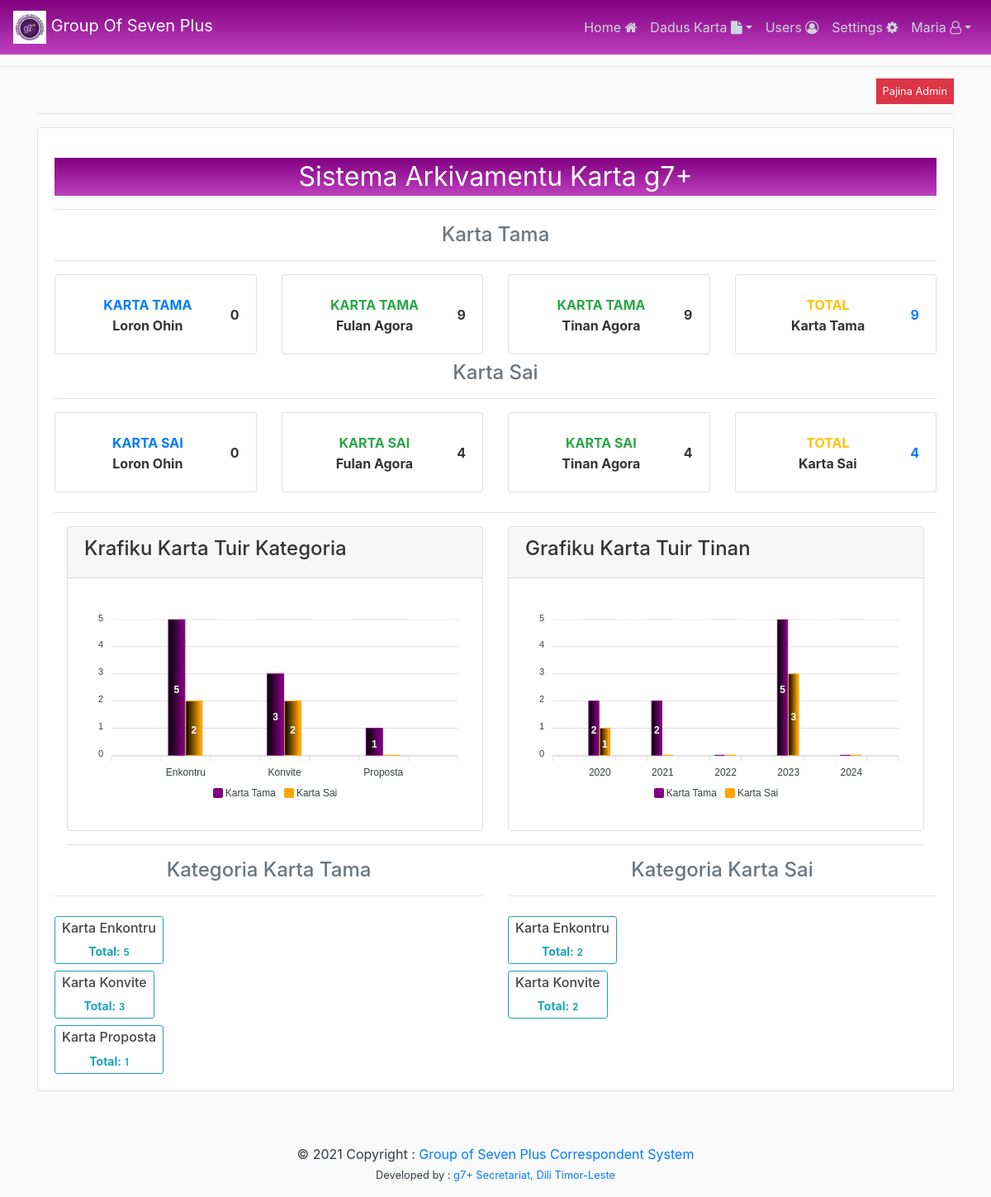
The app's page / (signed in) with its own data.
### users/models.py (models this page shows, shortened)
class UserProfile(models.Model):
	naran = models.CharField(max_length=100, null=True)
	date_created = models.DateTimeField(auto_now_add=True, null=True)
	email = models.EmailField(null=True)
	pozisaun = models.CharField(max_length=100, null=True)
	foto = models.ImageField(null=True)
	user = models.OneToOneField(User, on_delete=models.CASCADE, null=True, related_name="userFunsionariu")
	class Meta:
		verbose_name_plural ="UserProfile"

### KartaTama/models.py (models this page shows, shortened)
class kategoriaKarta(models.Model):
	kod_kategoria = models.CharField("Kodigu Kategoria", max_length=10, null=False)
	naran_kategoria = models.CharField("Naran Kategoria", max_length=100, null=False)
	hashed = models.CharField(max_length=32,null=True)
	class Meta:
		verbose_name_plural ="Kategoria Karta"

### main/views.py (the view)
# urls.py: path('', Index, name="index"),
@login_required()
def Index(request):
	today = date.today()
	cat = kategoriaKarta.objects.all()
	tin=Tinan.objects.all()
	today_docs = kartaTama.objects.filter(data_karta_tama__year=today.year,data_karta_tama__month=today.month,data_karta_tama__day=today.day).count()
	today_doc_sai = kartaSai.objects.filter(data_karta_sai__year=today.year,data_karta_sai__month=today.month,data_karta_sai__day=today.day).count()
	tot_docs = kartaTama.objects.all().count()
	tot_doc_sai = kartaSai.objects.all().count()
	this_month_docs = kartaTama.objects.filter(data_karta_tama__year=today.year,data_karta_tama__month=today.month).count()
	this_month_doc_sai = kartaSai.objects.all().count()
	this_year_docs = kartaTama.objects.filter(data_karta_tama__year=today.year).count()
	this_year_doc_sai = kartaSai.objects.all().count()
	queryset_categorytama = kartaTama.objects.values('kategoria_karta_tama__naran_kategoria','kategoria_karta_tama__hashed').annotate(count=Count('kategoria_karta_tama__naran_kategoria'))
	queryset_categorysai = kartaSai.objects.values('kategoria_karta_sai__naran_kategoria','kategoria_karta_sai__hashed').annotate(count=Count('kategoria_karta_sai__naran_kategoria'))
	loopingcartaTama=[]
	for ii in cat.iterator() :
		total_carta_tama = kartaTama.objects.filter(kategoria_karta_tama_id =ii.id).count()
		total_carta_sai = kartaSai.objects.filter(kategoria_karta_sai_id =ii.id).count()
		loopingcartaTama.append({'id':ii.id,'naran_kategoria':ii.naran_kategoria,
			'total_carta_tama':total_carta_tama,'total_carta_sai':total_carta_sai,
			})
	loopingcartaTinan=[]
	for ii in tin.iterator() :
		total_carta_tama_tinan = kartaTama.objects.filter(tinan_karta_id =ii.id).count()
		total_carta_sai_tinan = kartaSai.objects.filter(tinan_karta_sai_id =ii.id).count()
		loopingcartaTinan.append({'id':ii.id,'tinan':ii.tinan,
			'total_carta_tama':total_carta_tama,'total_carta_sai':total_carta_sai,'total_carta_tama_tinan':total_carta_tama_tinan,
			'total_carta_sai_tinan':total_carta_sai_tinan,
			})
	context = {
		'categories':cat,
		'queryset_categorytama':queryset_categorytama,
		'queryset_categorysai':queryset_categorysai,
		'today_docs':today_docs,
		'today_doc_sai':today_doc_sai,
		'this_month_docs':this_month_docs,
		'this_month_doc_sai':this_month_doc_sai,
		'this_year_docs':this_year_docs,
		'this_year_doc_sai':this_year_doc_sai,
		'tot_docs':tot_docs,
		'tot_doc_sai':tot_doc_sai,
		'loopingcartaTama':loopingcartaTama,
		'loopingcartaTinan':loopingcartaTinan,
	}
	return render(request, 'home/index.html', context)

### main/templates/home/index.html
{% extends 'main/base.html' %}
{% load static %}
{% block content %}
	{% if user.is_authenticated %}
		{% if user.groups.all.0.name == 'Admin' %}
			{% include 'home/indexAdmin.html' %}
		{% elif user.groups.all.0.name == 'Chief' %}
			{% include 'home/indexChief.html' %}
		{% endif %}
	{% endif %}
{% endblock %}

### main/templates/main/navbarAdmin.html (shortened to what this page needs)
		<div class="collapse navbar-collapse" id="navbarsExampleDefault">
			<ul class="navbar-nav ml-auto">
				<li class="nav-item"><a class="nav-link" href="{% url 'index' %}">Home <i class="fa fa-home"></i></a></li>
				<li class="nav-item dropdown">
					<a class="nav-link dropdown-toggle" href="#" id="profile" data-toggle="dropdown" aria-haspopup="true" aria-expanded="false">Dadus Karta <i class="fa fa-file" ></i></a>
				</li>
				<li class="nav-item"><a class="nav-link" href="#">Users <i class="fa fa-user-circle-o"></i></a></li>
				<li class="nav-item"><a class="nav-link" href="#">Settings <i class="fa fa-gear"></i></a></li>
				<li class="nav-item dropdown">
					<a class="nav-link dropdown-toggle" href="#" id="profile" data-toggle="dropdown" aria-haspopup="true" aria-expanded="false">{{ request.user.userFunsionariu.naran }} <i class="fa fa-user-o"></i></a>
				</li>
			</ul>
		</div>

### main/templates/home/indexAdmin.html (shortened to what this page needs)
{% load static %}
<div class="row">
	<div class="col-sm-12">
		<div class="card shadow-lg pt-3 rounded">
			<div class="card-body">
				<center>
					<h2 class="font-weight-normal display-6 bg-info text-white p-1 mb-3" style="background: linear-gradient(to bottom,purple,#BF40BF);color: #BF40BF">Sistema Arkivamentu Karta g7+</h2>
					<hr>
          <section>
          <h4 class="text-center text-muted">Karta Tama</h4><hr>
          <div class="row">
                        <div class="col-xl-3 col-md-4 mb-2">
                            <div class="card border-left-primary shadow h-90 py-1">
                                <div class="card-body">
                                    <div class="row no-gutters align-items-center">
                                        <div class="col mr-2">
                                            <div class="text-xs font-weight-bold text-primary text-uppercase mb-1">
                                                Karta Tama</div>
                                            <div class="h6 mb-0 font-weight-bold text-gray-800">Loron Ohin</div>
                                        </div>
                                        <div class="col-auto">
                                            <div class="number"><strong>{{today_docs}}</strong></div>
                                        </div>
                                    </div>
                                </div>
                            </div>
                        </div>
                        <div class="col-xl-3 col-md-4 mb-2">
                            <div class="card border-left-success shadow h-90 py-1">
                                <div class="card-body">
                                    <div class="row no-gutters align-items-center">
                                        <div class="col mr-2">
                                            <div class="text-xs font-weight-bold text-success text-uppercase mb-1">
                                                Karta Tama</div>
                                            <div class="h6 mb-0 font-weight-bold text-gray-800">Fulan Agora</div>
                                        </div>
                                        <div class="col-auto">
                                            <div class="number"><strong>{{this_month_docs}}</strong></div>
                                        </div>
                                    </div>
                                </div>
                            </div>
                        </div>
                        <div class="col-xl-3 col-md-4 mb-2">
                            <div class="card border-left-success shadow h-90 py-1">
                                <div class="card-body">
                                    <div class="row no-gutters align-items-center">
                                        <div class="col mr-2">
                                            <div class="text-xs font-weight-bold text-success text-uppercase mb-1">
                                                Karta Tama</div>
                                            <div class="h6 mb-0 font-weight-bold text-gray-800">Tinan Agora</div>
                                        </div>
                                        <div class="col-auto">
                                          <div class="number"><strong>{{this_year_docs}}</strong></div>
                                        </div>
                                    </div>
                                </div>
                            </div>
                        </div>
                        <div class="col-xl-3 col-md-4 mb-2">
                            <div class="card border-left-warning shadow h-90 py-1">
                                <div class="card-body">
                                    <div class="row no-gutters align-items-center">
                                        <div class="col mr-2">
                                            <div class="text-xs font-weight-bold text-warning text-uppercase mb-1">
                                                Total</div>
                                            <div class="h6 mb-0 font-weight-bold text-gray-800">Karta Tama</div>
                                        </div>
                                        <div class="col-auto">
                                            <div class="number"><strong><a href="{% url 'listakartatama' %}">{{tot_docs}}</a></strong></div>
                                        </div>
                                    </div>
                                </div>
                            </div>
                        </div>
                    </div>
                    </section>
                    <section>
                <h4 class="text-center text-muted">Karta Sai</h4><hr>
          <div class="row">
                        <div class="col-xl-3 col-md-4 mb-2">
                            <div class="card border-left-primary shadow h-90 py-1">
                                <div class="card-body">
                                    <div class="row no-gutters align-items-center">
                                        <div class="col mr-2">
                                            <div class="text-xs font-weight-bold text-primary text-uppercase mb-1">
                                                Karta Sai</div>
                                            <div class="h6 mb-0 font-weight-bold text-gray-800">Loron Ohin</div>
                                        </div>
                                        <div class="col-auto">
                                            <div class="number"><strong>{{today_doc_sai}}</strong></div>
                                        </div>
                                    </div>
                                </div>
                            </div>
                        </div>
                        <div class="col-xl-3 col-md-4 mb-2">
                            <div class="card border-left-success shadow h-90 py-1">
                                <div class="card-body">
                                    <div class="row no-gutters align-items-center">
                                        <div class="col mr-2">
                                            <div class="text-xs font-weight-bold text-success text-uppercase mb-1">
                                                Karta Sai</div>
                                            <div class="h6 mb-0 font-weight-bold text-gray-800">Fulan Agora</div>
                                        </div>
                                        <div class="col-auto">
                                            <div class="number"><strong>{{this_month_doc_sai}}</strong></div>
                                        </div>
                                    </div>
                                </div>
                            </div>
                        </div>
                        <div class="col-xl-3 col-md-4 mb-2">
                            <div class="card border-left-success shadow h-90 py-1">
                                <div class="card-body">
                                    <div class="row no-gutters align-items-center">
                                        <div class="col mr-2">
                                            <div class="text-xs font-weight-bold text-success text-uppercase mb-1">
                                                Karta Sai</div>
                                            <div class="h6 mb-0 font-weight-bold text-gray-800">Tinan Agora</div>
                                        </div>
                                        <div class="col-auto">
                                          <div class="number"><strong>{{this_year_doc_sai}}</strong></div>
                                        </div>
                                    </div>
                                </div>
                            </div>
                        </div>
                        <div class="col-xl-3 col-md-4 mb-2">
                            <div class="card border-left-warning shadow h-90 py-1">
                                <div class="card-body">
                                    <div class="row no-gutters align-items-center">
                                        <div class="col mr-2">
                                            <div class="text-xs font-weight-bold text-warning text-uppercase mb-1">
                                                Total</div>
                                            <div class="h6 mb-0 font-weight-bold text-gray-800">Karta Sai</div>
                                        </div>
                                        <div class="col-auto">
                                            <div class="number"><strong><a href="{% url 'listakartasai' %}">{{tot_doc_sai}}</a></strong></div>
                                        </div>
                                    </div>
                                </div>
                            </div>
                        </div>
                    </div>
                    </section>
          <hr>
<section class="charts">
            <div class="container-fluid">
              <div class="row">
                <div class="col-lg-6">
                  <div class="line-chart-example card">
                    <div class="card-header d-flex align-items-center">
                      <h4 class="h4">Krafiku Karta Tuir Kategoria</h4>
                    </div>
                    <div class="card-body">
                      <div id="reportsChart1" data-url="#"></div>
                    </div>
                  </div>
                </div>
                <div class="col-lg-6">
                  <div class="line-chart-example card no-margin-bottom">
                    <div class="bar-chart has-shadow bg-white">
                        <div class="card-header d-flex align-items-center">
                          <h4 class="h4"><center>Grafiku Karta Tuir Tinan</center></h4>
                        </div>
                        <div class="card-body">
                          <div id="reportsChart2" data-url="#"></div>
                    </div>
                  </div>
                </div>
              </div>
            </div>
            <hr>
          </section>
         <section class="row">
            <div class="container-fluid">
              <div class="row">
                <div class="statistics col-lg-6 col-12">
                  <h4 class="text-center text-muted">Kategoria Karta Tama</h4><hr>
                  {% for cat in queryset_categorytama %}
                  <div cla>
                  <a href="{% url 'kategoriakartatama' cat.kategoria_karta_tama__hashed %}">
                  <div class="statistic d-flex align-items-center bg-white has-shadow">
                    <div class="btn btn-outline-info btn-sm mr-1 mt-2"><h6>Karta {{cat.kategoria_karta_tama__naran_kategoria}}</h6><b>Total:</b> <small><b>{{cat.count}} {% if cat.count > 1 %}{% else %}{% endif %}</small></b></div>
                  </div>
                </div>
                  {% endfor %}
                </div>
               <div class="statistics col-lg-6 col-12">
                  <h4 class="text-center text-muted">Kategoria Karta Sai</h4><hr>
                  {% for cat in queryset_categorysai %}
                  <a href="{% url 'kategoriakartasai' cat.kategoria_karta_sai__hashed %}">
                  <div class="statistic d-flex align-items-center bg-white has-shadow">
                    <div class="btn btn-outline-info btn-sm mr-1 mt-2"><h6>Karta {{cat.kategoria_karta_sai__naran_kategoria}}</h6><b>Total:</b> <small><b>{{cat.count}} {% if cat.count > 1 %}{% else %}{% endif %}</small></b></div>
                  </div>
                </a>
                  {% endfor %}
                </div>
              </div>
            </div>
          </section>
</center>
</div>
</div>
</div>
</div>

### records on screen
kategoriaKarta: kategoria_karta_tama__naran_kategoria "Enkontru", count "5", kategoria_karta_sai__naran_kategoria "Enkontru", count "2"
kategoriaKarta: kategoria_karta_tama__naran_kategoria "Konvite", count "3", kategoria_karta_sai__naran_kategoria "Konvite", count "2"
kategoriaKarta: kategoria_karta_tama__naran_kategoria "Proposta", count "1"

### other values on screen
{{ request.user.userFunsionariu.naran }} "Maria"
{{ today_docs }} "0"
{{ this_month_docs }} "9"
{{ this_year_docs }} "9"
{{ tot_docs }} "9"
{{ today_doc_sai }} "0"
{{ this_month_doc_sai }} "4"
{{ this_year_doc_sai }} "4"
{{ tot_doc_sai }} "4"
